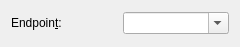
<?xml version="1.0" encoding="UTF-8"?>
<ui version="4.0">
 <class>AsapoSourceWidget</class>
 <widget class="QWidget" name="AsapoSourceWidget">
  <property name="geometry">
   <rect>
    <x>0</x>
    <y>0</y>
    <width>240</width>
    <height>47</height>
   </rect>
  </property>
  <property name="windowTitle">
   <string>Form</string>
  </property>
  <layout class="QGridLayout" name="gridLayout_2">
   <item row="0" column="0">
    <layout class="QGridLayout" name="gridLayout">
     <item row="0" column="0">
      <widget class="QLabel" name="asapoendpointLabel">
       <property name="toolTip">
        <string>&lt;html&gt;&lt;head/&gt;&lt;body&gt;&lt;p&gt;asapo host:port name for the endpoint&lt;/p&gt;&lt;/body&gt;&lt;/html&gt;</string>
       </property>
       <property name="text">
        <string>Endpoin&amp;t:</string>
       </property>
       <property name="buddy">
        <cstring>asapoendpointComboBox</cstring>
       </property>
      </widget>
     </item>
     <item row="0" column="1">
      <widget class="QComboBox" name="asapoendpointComboBox">
       <property name="toolTip">
        <string>&lt;html&gt;&lt;head/&gt;&lt;body&gt;&lt;p&gt;asapo host:port name for the endpoint&lt;/p&gt;&lt;/body&gt;&lt;/html&gt;</string>
       </property>
       <property name="editable">
        <bool>true</bool>
       </property>
      </widget>
     </item>
    </layout>
   </item>
  </layout>
 </widget>
 <resources/>
 <connections/>
</ui>
